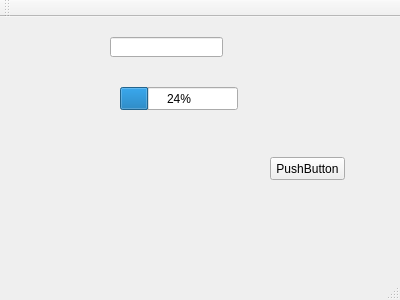
<?xml version="1.0" encoding="UTF-8"?>
<ui version="4.0">
 <class>MainWindow</class>
 <widget class="QMainWindow" name="MainWindow">
  <property name="geometry">
   <rect>
    <x>0</x>
    <y>0</y>
    <width>400</width>
    <height>300</height>
   </rect>
  </property>
  <property name="windowTitle">
   <string>MainWindow</string>
  </property>
  <widget class="QWidget" name="centralWidget">
   <widget class="QLineEdit" name="lineEdit">
    <property name="geometry">
     <rect>
      <x>110</x>
      <y>20</y>
      <width>113</width>
      <height>20</height>
     </rect>
    </property>
   </widget>
   <widget class="QProgressBar" name="progressBar">
    <property name="geometry">
     <rect>
      <x>120</x>
      <y>70</y>
      <width>118</width>
      <height>23</height>
     </rect>
    </property>
    <property name="value">
     <number>24</number>
    </property>
   </widget>
   <widget class="QPushButton" name="pushButton">
    <property name="geometry">
     <rect>
      <x>270</x>
      <y>140</y>
      <width>75</width>
      <height>23</height>
     </rect>
    </property>
    <property name="text">
     <string>PushButton</string>
    </property>
   </widget>
  </widget>
  <widget class="QMenuBar" name="menuBar">
   <property name="geometry">
    <rect>
     <x>0</x>
     <y>0</y>
     <width>400</width>
     <height>23</height>
    </rect>
   </property>
  </widget>
  <widget class="QToolBar" name="mainToolBar">
   <attribute name="toolBarArea">
    <enum>TopToolBarArea</enum>
   </attribute>
   <attribute name="toolBarBreak">
    <bool>false</bool>
   </attribute>
  </widget>
  <widget class="QStatusBar" name="statusBar"/>
 </widget>
 <layoutdefault spacing="6" margin="11"/>
 <resources/>
 <connections/>
</ui>
